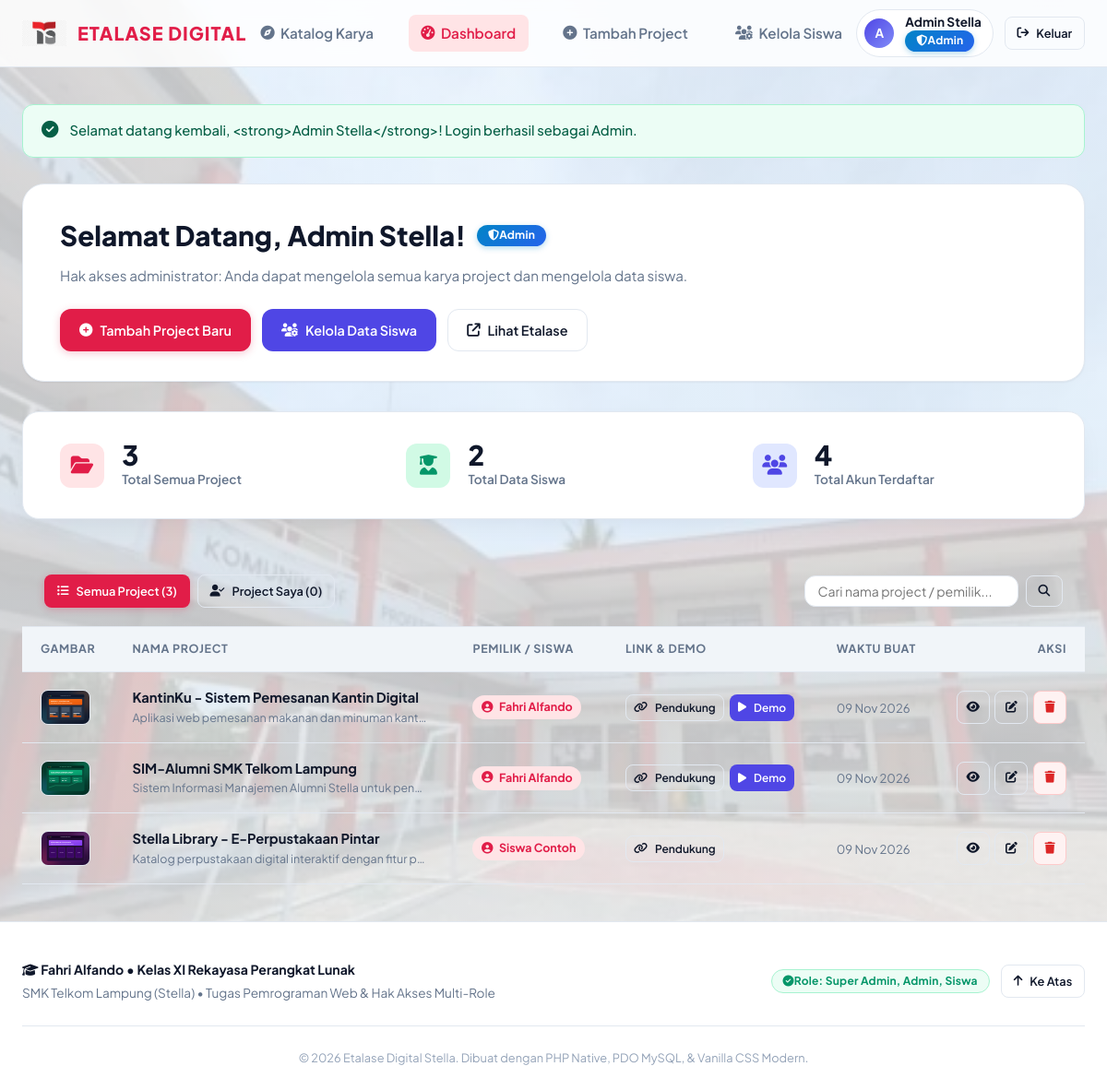
The app's page /dashboard.php (signed in) with its own data.
### tables this page shows
CREATE TABLE IF NOT EXISTS projects (
    id INT AUTO_INCREMENT PRIMARY KEY,
    user_id INT NOT NULL,
    nama_project VARCHAR(150) NOT NULL,
    deskripsi TEXT NOT NULL,
    gambar VARCHAR(255) NOT NULL,
    link_project VARCHAR(255) NOT NULL,
    demo VARCHAR(255) DEFAULT NULL,
    created_at TIMESTAMP DEFAULT CURRENT_TIMESTAMP,
    FOREIGN KEY (user_id) REFERENCES users(id) ON DELETE CASCADE
);

CREATE TABLE IF NOT EXISTS users (
    id INT AUTO_INCREMENT PRIMARY KEY,
    nama VARCHAR(100) NOT NULL,
    email VARCHAR(100) UNIQUE NOT NULL,
    password VARCHAR(255) NOT NULL,
    role ENUM('super_admin', 'admin', 'siswa') DEFAULT 'siswa',
    created_at TIMESTAMP DEFAULT CURRENT_TIMESTAMP
);

### dashboard.php (the view, shortened to what this page needs)
<?php
require_once __DIR__ . '/config.php';
$currentRole = current_role();
$userId = current_user_id();
$tab = $_GET['tab'] ?? ($currentRole === 'siswa' ? 'mine' : 'all');
$q = trim($_GET['q'] ?? '');
$totalProjects = $pdo->query("SELECT COUNT(*) FROM projects")->fetchColumn();
$myProjectsCount = $pdo->prepare("SELECT COUNT(*) FROM projects WHERE user_id = ?");
$myProjectsCount->execute([$userId]);
$myProjects = $myProjectsCount->fetchColumn();
$totalStudents = $pdo->query("SELECT COUNT(*) FROM users WHERE role = 'siswa'")->fetchColumn();
$totalUsers = $pdo->query("SELECT COUNT(*) FROM users")->fetchColumn();
$querySql = "SELECT p.*, u.nama AS nama_pembuat, u.email AS email_pembuat, u.role AS role_pembuat
             FROM projects p
             JOIN users u ON u.id = p.user_id WHERE 1=1";
$params = [];
$querySql .= " ORDER BY p.created_at DESC";
$stmt = $pdo->prepare($querySql);
$stmt->execute($params);
$projects = $stmt->fetchAll();
require __DIR__ . '/header.php';
?>
<div style="background: var(--color-surface); border: 1px solid var(--color-border); border-radius: var(--radius-xl); padding: 2rem 2.5rem; margin-bottom: 2rem; box-shadow: var(--shadow-sm); display: flex; flex-wrap: wrap; align-items: center; justify-content: space-between; gap: 1.5rem;">
    <div>
        <div style="display: flex; align-items: center; gap: 0.75rem; margin-bottom: 0.5rem;">
            <h1 style="font-size: 1.85rem; font-weight: 800; color: var(--color-text-main); margin: 0;">
                Selamat Datang, <?= e($currentUser['nama']) ?>!
            </h1>
            <?= role_badge($currentRole) ?>
        </div>
        <p style="color: var(--color-text-muted); font-size: 0.95rem; margin: 0;">
            <?php if ($currentRole === 'super_admin'): ?>
                Hak akses penuh: Anda dapat mengelola seluruh pengguna, konfigurasi role, serta seluruh project etalase.
            <?php elseif ($currentRole === 'admin'): ?>
                Hak akses administrator: Anda dapat mengelola semua karya project dan mengelola data siswa.
            <?php else: ?>
                Hak akses siswa: Anda dapat mempublikasikan karya project, melihat etalase, serta mengedit &amp; menghapus project milik sendiri.
            <?php endif; ?>
        </p>
    </div>
    <div style="display: flex; gap: 0.75rem; flex-wrap: wrap;">
        <a href="project_form.php" class="btn btn-primary">
            <i class="fa-solid fa-plus-circle"></i> Tambah Project Baru
        </a>
        <?php if ($currentRole === 'super_admin' || $currentRole === 'admin'): ?>
            <a href="users.php" class="btn btn-indigo">
                <i class="fa-solid fa-users-gear"></i> Kelola <?= $currentRole === 'admin' ? 'Data Siswa' : 'Pengguna' ?>
            </a>
        <?php endif; ?>
        <a href="index.php" class="btn btn-outline" target="_blank" title="Buka etalase tampilan pengunjung">
            <i class="fa-solid fa-arrow-up-right-from-square"></i> Lihat Etalase
        </a>
    </div>
</div>
<div class="stats-bar dashboard-stats">
    <?php if ($currentRole === 'siswa'): ?>
        <div class="stat-item">
            <div class="stat-icon red">
                <i class="fa-solid fa-laptop-code"></i>
            </div>
            <div>
                <div class="stat-value"><?= (int)$myProjects ?></div>
                <div class="stat-label">Project Milik Saya</div>
            </div>
        </div>
        <div class="stat-item">
            <div class="stat-icon emerald">
                <i class="fa-solid fa-globe"></i>
            </div>
            <div>
                <div class="stat-value"><?= (int)$totalProjects ?></div>
                <div class="stat-label">Total Project Etalase</div>
            </div>
        </div>
        <div class="stat-item">
            <div class="stat-icon indigo">
                <i class="fa-solid fa-id-card"></i>
            </div>
            <div>
                <div class="stat-value">Siswa</div>
                <div class="stat-label">Peran Pengguna</div>
            </div>
        </div>
    <?php else: ?>
        <div class="stat-item">
            <div class="stat-icon red">
                <i class="fa-solid fa-folder-open"></i>
            </div>
            <div>
                <div class="stat-value"><?= (int)$totalProjects ?></div>
                <div class="stat-label">Total Semua Project</div>
            </div>
        </div>
        <div class="stat-item">
            <div class="stat-icon emerald">
                <i class="fa-solid fa-user-graduate"></i>
            </div>
            <div>
                <div class="stat-value"><?= (int)$totalStudents ?></div>
                <div class="stat-label">Total Data Siswa</div>
            </div>
        </div>
        <div class="stat-item">
            <div class="stat-icon indigo">
                <i class="fa-solid fa-users"></i>
            </div>
            <div>
                <div class="stat-value"><?= (int)$totalUsers ?></div>
                <div class="stat-label">Total Akun Terdaftar</div>
            </div>
        </div>
    <?php endif; ?>
</div>
<div class="tahle-card">
    <div class="table-header">
        <div style="display: flex; gap: 0.5rem; align-items: center; flex-wrap: wrap;">
            <a href="dashboard.php?tab=all<?= $q !== '' ? '&q=' . urlencode($q) : '' ?>" class="btn <?= $tab === 'all' ? 'btn-primary' : 'btn-outline' ?> btn-sm">
                <i class="fa-solid fa-list-ul"></i> Semua Project (<?= (int)$totalProjects ?>)
            </a>
            <a href="dashboard.php?tab=mine<?= $q !== '' ? '&q=' . urlencode($q) : '' ?>" class="btn <?= $tab === 'mine' ? 'btn-primary' : 'btn-outline' ?> btn-sm">
                <i class="fa-solid fa-user-check"></i> Project Saya (<?= (int)$myProjects ?>)
            </a>
        </div>
        <form action="dashboard.php" method="GET" style="display: flex; gap: 0.5rem; min-width: 280px;">
            <input type="text" name="q" value="<?= e($q) ?>" class="form-control" style="padding: 0.45rem 0.85rem; font-size: 0.88rem;" placeholder="Cari nama project / pemilik...">
            <button type="submit" class="btn btn-outline btn-sm">
                <i class="fa-solid fa-search"></i>
            </button>
        </form>
    </div>
    <?php if (empty($projects)): ?>
        <div style="text-align: center; padding: 3.5rem 1rem;">
            <i class="fa-solid fa-box-open" style="font-size: 3rem; color: var(--color-text-light); margin-bottom: 0.75rem;"></i>
            <h4 style="font-size: 1.15rem; font-weight: 700; margin-bottom: 0.35rem;">Tidak Ada Data Project</h4>
            <p style="color: var(--color-text-muted); font-size: 0.9rem; margin-bottom: 1.25rem;">
                <?= $tab === 'mine' ? 'Anda belum menambahkan project karya sendiri.' : 'Tidak ada project yang sesuai dengan filter pencarian.' ?>
            </p>
            <a href="project_form.php" class="btn btn-primary btn-sm">
                <i class="fa-solid fa-plus"></i> Tambah Project Sekarang
            </a>
        </div>
    <?php else: ?>
        <div class="table-responsive">
            <table class="modern-table">
                <thead>
                    <tr>
                        <th style="width: 70px;">Gambar</th>
                        <th>Nama Project</th>
                        <th>Pemilik / Siswa</th>
                        <th>Link &amp; Demo</th>
                        <th>Waktu Buat</th>
                        <th style="text-align: right; width: 160px;">Aksi</th>
                    </tr>
                </thead>
                <tbody>
                    <?php foreach ($projects as $p): ?>
                        <?php $canManage = can_manage_project($p); ?>
                        <tr>
                            <td>
                                <img src="uploads/projects/<?= e($p['gambar']) ?>" alt="" style="width: 54px; height: 38px; object-fit: cover; border-radius: var(--radius-sm); border: 1px solid var(--color-border);" onerror="this.src='uploads/projects/default-project.svg'">
                            </td>
                            <td>
                                <a href="detail.php?id=<?= $p['id'] ?>" style="font-weight: 700; color: var(--color-text-main);">
                                    <?= e($p['nama_project']) ?>
                                </a>
                                <div style="font-size: 0.78rem; color: var(--color-text-muted); max-width: 320px; white-space: nowrap; overflow: hidden; text-overflow: ellipsis;">
                                    <?= e($p['deskripsi']) ?>
                                </div>
                            </td>
                            <td>
                                <span class="author-chip" style="font-size: 0.78rem;">
                                    <i class="fa-solid fa-user-circle"></i> <?= e($p['nama_pembuat']) ?>
                                </span>
                            </td>
                            <td>
                                <div style="display: flex; gap: 0.4rem; align-items: center;">
                                    <?php if (!empty($p['link_project'])): ?>
                                        <a href="<?= e($p['link_project']) ?>" target="_blank" rel="noopener noreferrer" class="btn btn-outline btn-sm" style="padding: 0.25rem 0.5rem; font-size: 0.75rem;" title="Link Pendukung">
                                            <i class="fa-solid fa-link"></i> Pendukung
                                        </a>
                                    <?php endif; ?>
                                    <?php if (!empty($p['demo'])): ?>
                                        <a href="<?= e($p['demo']) ?>" target="_blank" rel="noopener noreferrer" class="btn btn-indigo btn-sm" style="padding: 0.25rem 0.5rem; font-size: 0.75rem;" title="Live Demo">
                                            <i class="fa-solid fa-play"></i> Demo
                                        </a>
                                    <?php endif; ?>
                                </div>
                            </td>
                            <td style="font-size: 0.82rem; color: var(--color-text-muted);">
                                <?= date('d M Y', strtotime($p['created_at'])) ?>
                            </td>
                            <td style="text-align: right;">
                                <div style="display: inline-flex; gap: 0.35rem;">
                                    <a href="detail.php?id=<?= $p['id'] ?>" class="btn btn-outline btn-sm btn-icon" title="Lihat Detail">
                                        <i class="fa-solid fa-eye"></i>
                                    </a>
                                    <?php if ($canManage): ?>
                                        <a href="project_form.php?id=<?= $p['id'] ?>" class="btn btn-outline btn-sm btn-icon" title="Edit Project">
                                            <i class="fa-solid fa-pen-to-square"></i>
                                        </a>
                                        <a href="project_action.php?action=delete&id=<?= $p['id'] ?>" class="btn btn-danger btn-sm btn-icon btn-confirm-delete" data-item-title="<?= e($p['nama_project']) ?>" title="Hapus Project">
                                            <i class="fa-solid fa-trash"></i>
                                        </a>
                                    <?php else: ?>
                                        <button class="btn btn-outline btn-sm btn-icon" disabled style="opacity: 0.4; cursor: not-allowed;" title="Hanya pemilik atau Admin yang dapat mengubah project ini">
                                            <i class="fa-solid fa-lock"></i>
                                        </button>
                                    <?php endif; ?>
                                </div>
                            </td>
                        </tr>
                    <?php endforeach; ?>
                </tbody>
            </table>
        </div>
    <?php endif; ?>
</div>
<?php require __DIR__ . '/footer.php'; ?>

### records on screen
projects: gambar (picture), nama_project "KantinKu - Sistem Pemesanan Kantin Digital", deskripsi "Aplikasi web pemesanan makanan dan minuman kant…", user.nama "Fahri Alfando", created_at "09 Nov 2026"
projects: gambar (picture), nama_project "SIM-Alumni SMK Telkom Lampung", deskripsi "Sistem Informasi Manajemen Alumni Stella untuk pen…", user.nama "Fahri Alfando", created_at "09 Nov 2026"
projects: gambar (picture), nama_project "Stella Library - E-Perpustakaan Pintar", deskripsi "Katalog perpustakaan digital interaktif dengan fitur p…", user.nama "Siswa Contoh", created_at "09 Nov 2026"

### other values on screen
substr($currentUser['nama'], 0, 1) "A"
$currentUser['nama'] "Admin Stella"
$flash['message'] "Selamat datang kembali, <strong>Admin Stella</strong>! Login berhasil sebagai Admin."
$totalProjects "3"
$totalStudents "2"
$totalUsers "4"
$myProjects "0"
